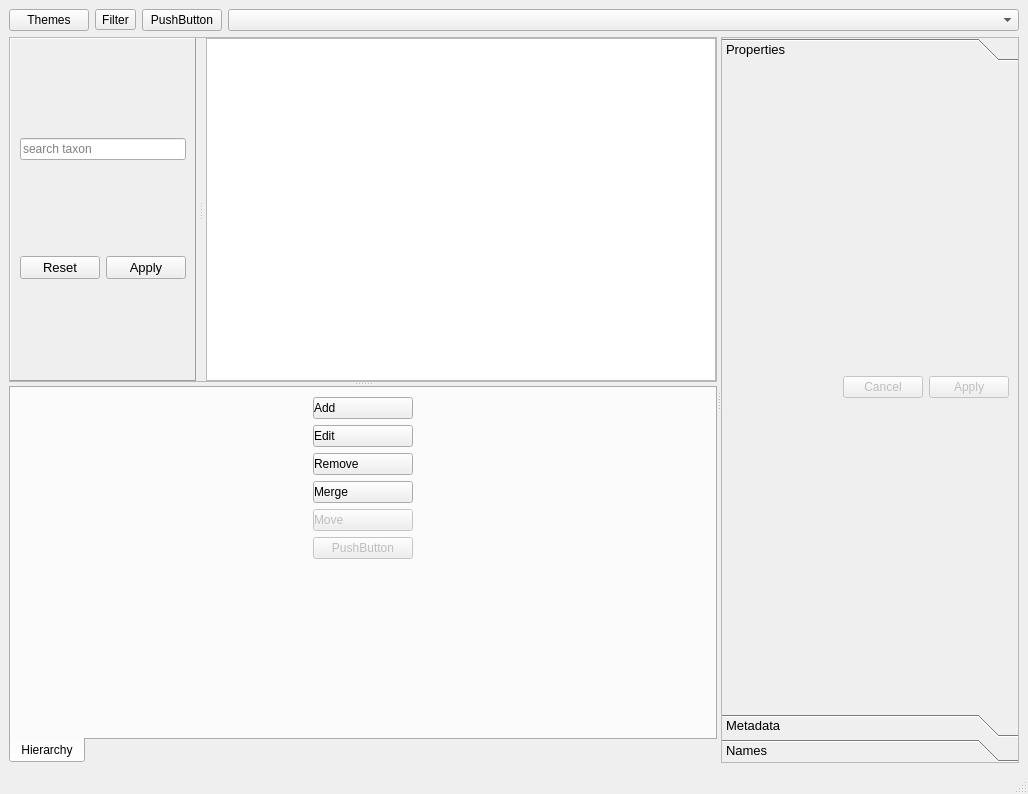
<?xml version="1.0" encoding="UTF-8"?>
<ui version="4.0">
 <class>MainWindow</class>
 <widget class="QMainWindow" name="MainWindow">
  <property name="geometry">
   <rect>
    <x>0</x>
    <y>0</y>
    <width>1028</width>
    <height>794</height>
   </rect>
  </property>
  <property name="sizePolicy">
   <sizepolicy hsizetype="Expanding" vsizetype="Expanding">
    <horstretch>0</horstretch>
    <verstretch>0</verstretch>
   </sizepolicy>
  </property>
  <property name="windowTitle">
   <string>Taxonomy manager</string>
  </property>
  <property name="windowIcon">
   <iconset>
    <normaloff>icons/x-nomen.png</normaloff>icons/x-nomen.png</iconset>
  </property>
  <property name="autoFillBackground">
   <bool>false</bool>
  </property>
  <property name="styleSheet">
   <string notr="true"/>
  </property>
  <widget class="QWidget" name="centralwidget">
   <property name="sizePolicy">
    <sizepolicy hsizetype="Expanding" vsizetype="Expanding">
     <horstretch>0</horstretch>
     <verstretch>0</verstretch>
    </sizepolicy>
   </property>
   <property name="minimumSize">
    <size>
     <width>0</width>
     <height>0</height>
    </size>
   </property>
   <layout class="QGridLayout" name="gridLayout">
    <item row="0" column="0">
     <layout class="QHBoxLayout" name="horizontalLayout">
      <item>
       <widget class="QPushButton" name="button_themes">
        <property name="maximumSize">
         <size>
          <width>100</width>
          <height>16777215</height>
         </size>
        </property>
        <property name="text">
         <string>Themes</string>
        </property>
       </widget>
      </item>
      <item>
       <widget class="QToolButton" name="button_showFilter">
        <property name="text">
         <string>Filter</string>
        </property>
        <property name="checkable">
         <bool>true</bool>
        </property>
       </widget>
      </item>
      <item>
       <widget class="QPushButton" name="button_rankGroup">
        <property name="text">
         <string>PushButton</string>
        </property>
       </widget>
      </item>
      <item>
       <widget class="QComboBox" name="combo_taxa">
        <property name="sizePolicy">
         <sizepolicy hsizetype="Expanding" vsizetype="Fixed">
          <horstretch>0</horstretch>
          <verstretch>0</verstretch>
         </sizepolicy>
        </property>
        <property name="minimumSize">
         <size>
          <width>150</width>
          <height>0</height>
         </size>
        </property>
        <property name="accessibleDescription">
         <string/>
        </property>
        <property name="autoFillBackground">
         <bool>false</bool>
        </property>
        <property name="frame">
         <bool>true</bool>
        </property>
       </widget>
      </item>
     </layout>
    </item>
    <item row="2" column="0">
     <widget class="QSplitter" name="splitter_3">
      <property name="orientation">
       <enum>Qt::Horizontal</enum>
      </property>
      <widget class="QSplitter" name="splitter_2">
       <property name="orientation">
        <enum>Qt::Vertical</enum>
       </property>
       <widget class="QSplitter" name="splitter">
        <property name="sizePolicy">
         <sizepolicy hsizetype="Preferred" vsizetype="Preferred">
          <horstretch>1</horstretch>
          <verstretch>0</verstretch>
         </sizepolicy>
        </property>
        <property name="frameShape">
         <enum>QFrame::StyledPanel</enum>
        </property>
        <property name="orientation">
         <enum>Qt::Horizontal</enum>
        </property>
        <property name="opaqueResize">
         <bool>true</bool>
        </property>
        <property name="handleWidth">
         <number>10</number>
        </property>
        <widget class="QFrame" name="frame_filter">
         <property name="frameShape">
          <enum>QFrame::Panel</enum>
         </property>
         <property name="frameShadow">
          <enum>QFrame::Raised</enum>
         </property>
         <layout class="QVBoxLayout" name="verticalLayout">
          <item>
           <widget class="QLineEdit" name="lineEdit_searchtaxon">
            <property name="maximumSize">
             <size>
              <width>270</width>
              <height>16777215</height>
             </size>
            </property>
            <property name="placeholderText">
             <string>search taxon</string>
            </property>
           </widget>
          </item>
          <item>
           <widget class="QDialogButtonBox" name="buttonBox_filter">
            <property name="font">
             <font>
              <pointsize>10</pointsize>
             </font>
            </property>
            <property name="orientation">
             <enum>Qt::Horizontal</enum>
            </property>
            <property name="standardButtons">
             <set>QDialogButtonBox::Apply|QDialogButtonBox::Reset</set>
            </property>
            <property name="centerButtons">
             <bool>false</bool>
            </property>
           </widget>
          </item>
         </layout>
        </widget>
        <widget class="QTreeView" name="main_treeView">
         <property name="sizePolicy">
          <sizepolicy hsizetype="Expanding" vsizetype="Expanding">
           <horstretch>1</horstretch>
           <verstretch>0</verstretch>
          </sizepolicy>
         </property>
         <property name="minimumSize">
          <size>
           <width>300</width>
           <height>300</height>
          </size>
         </property>
         <property name="editTriggers">
          <set>QAbstractItemView::NoEditTriggers</set>
         </property>
         <property name="sortingEnabled">
          <bool>true</bool>
         </property>
         <property name="animated">
          <bool>false</bool>
         </property>
        </widget>
       </widget>
       <widget class="QTabWidget" name="tab_data">
        <property name="sizePolicy">
         <sizepolicy hsizetype="Preferred" vsizetype="Preferred">
          <horstretch>2</horstretch>
          <verstretch>0</verstretch>
         </sizepolicy>
        </property>
        <property name="minimumSize">
         <size>
          <width>0</width>
          <height>200</height>
         </size>
        </property>
        <property name="tabPosition">
         <enum>QTabWidget::South</enum>
        </property>
        <property name="tabShape">
         <enum>QTabWidget::Rounded</enum>
        </property>
        <property name="currentIndex">
         <number>0</number>
        </property>
        <property name="elideMode">
         <enum>Qt::ElideNone</enum>
        </property>
        <widget class="QWidget" name="tab_hierarchy">
         <attribute name="title">
          <string>Hierarchy</string>
         </attribute>
         <layout class="QGridLayout" name="gridLayout_7">
          <item row="1" column="0">
           <layout class="QHBoxLayout" name="trView_hierarchy_Layout">
            <item>
             <layout class="QVBoxLayout" name="verticalLayout_3">
              <property name="sizeConstraint">
               <enum>QLayout::SetMinimumSize</enum>
              </property>
              <item>
               <widget class="QPushButton" name="button_addNames">
                <property name="maximumSize">
                 <size>
                  <width>100</width>
                  <height>16777215</height>
                 </size>
                </property>
                <property name="styleSheet">
                 <string notr="true">text-align: left;</string>
                </property>
                <property name="text">
                 <string>Add</string>
                </property>
                <property name="icon">
                 <iconset>
                  <normaloff>../icons/add.png</normaloff>../icons/add.png</iconset>
                </property>
                <property name="iconSize">
                 <size>
                  <width>18</width>
                  <height>18</height>
                 </size>
                </property>
               </widget>
              </item>
              <item>
               <widget class="QPushButton" name="button_editNames">
                <property name="maximumSize">
                 <size>
                  <width>100</width>
                  <height>16777215</height>
                 </size>
                </property>
                <property name="styleSheet">
                 <string notr="true">text-align: left;</string>
                </property>
                <property name="text">
                 <string>Edit</string>
                </property>
                <property name="icon">
                 <iconset>
                  <normaloff>../icons/editing.png</normaloff>../icons/editing.png</iconset>
                </property>
                <property name="iconSize">
                 <size>
                  <width>18</width>
                  <height>18</height>
                 </size>
                </property>
               </widget>
              </item>
              <item>
               <widget class="QPushButton" name="button_delNames">
                <property name="maximumSize">
                 <size>
                  <width>100</width>
                  <height>16777215</height>
                 </size>
                </property>
                <property name="styleSheet">
                 <string notr="true">text-align: left;</string>
                </property>
                <property name="text">
                 <string>Remove</string>
                </property>
                <property name="icon">
                 <iconset>
                  <normaloff>../icons/remove.png</normaloff>../icons/remove.png</iconset>
                </property>
                <property name="iconSize">
                 <size>
                  <width>18</width>
                  <height>18</height>
                 </size>
                </property>
               </widget>
              </item>
              <item>
               <widget class="QPushButton" name="button_MergeNames">
                <property name="maximumSize">
                 <size>
                  <width>100</width>
                  <height>16777215</height>
                 </size>
                </property>
                <property name="styleSheet">
                 <string notr="true">text-align: left;</string>
                </property>
                <property name="text">
                 <string>Merge</string>
                </property>
                <property name="icon">
                 <iconset>
                  <normaloff>../icons/merge.png</normaloff>../icons/merge.png</iconset>
                </property>
                <property name="iconSize">
                 <size>
                  <width>18</width>
                  <height>18</height>
                 </size>
                </property>
               </widget>
              </item>
              <item>
               <widget class="QPushButton" name="pushButtonMoveChilds">
                <property name="enabled">
                 <bool>false</bool>
                </property>
                <property name="maximumSize">
                 <size>
                  <width>100</width>
                  <height>16777215</height>
                 </size>
                </property>
                <property name="styleSheet">
                 <string notr="true">text-align: left;</string>
                </property>
                <property name="text">
                 <string>Move</string>
                </property>
                <property name="icon">
                 <iconset>
                  <normaloff>icons/move.png</normaloff>icons/move.png</iconset>
                </property>
                <property name="iconSize">
                 <size>
                  <width>18</width>
                  <height>18</height>
                 </size>
                </property>
               </widget>
              </item>
              <item>
               <widget class="QPushButton" name="pushButton">
                <property name="enabled">
                 <bool>false</bool>
                </property>
                <property name="maximumSize">
                 <size>
                  <width>100</width>
                  <height>100</height>
                 </size>
                </property>
                <property name="text">
                 <string>PushButton</string>
                </property>
               </widget>
              </item>
              <item>
               <spacer name="verticalSpacer_3">
                <property name="orientation">
                 <enum>Qt::Vertical</enum>
                </property>
                <property name="sizeType">
                 <enum>QSizePolicy::Expanding</enum>
                </property>
                <property name="sizeHint" stdset="0">
                 <size>
                  <width>20</width>
                  <height>0</height>
                 </size>
                </property>
               </spacer>
              </item>
             </layout>
            </item>
           </layout>
          </item>
         </layout>
        </widget>
       </widget>
      </widget>
      <widget class="QToolBox" name="toolBox">
       <property name="sizePolicy">
        <sizepolicy hsizetype="Preferred" vsizetype="Expanding">
         <horstretch>0</horstretch>
         <verstretch>1</verstretch>
        </sizepolicy>
       </property>
       <property name="font">
        <font>
         <pointsize>10</pointsize>
        </font>
       </property>
       <property name="frameShape">
        <enum>QFrame::StyledPanel</enum>
       </property>
       <property name="currentIndex">
        <number>0</number>
       </property>
       <property name="tabSpacing">
        <number>2</number>
       </property>
       <widget class="QWidget" name="properties">
        <property name="geometry">
         <rect>
          <x>0</x>
          <y>0</y>
          <width>287</width>
          <height>421</height>
         </rect>
        </property>
        <attribute name="label">
         <string>Properties</string>
        </attribute>
        <layout class="QVBoxLayout" name="verticalLayout_2">
         <item>
          <widget class="QDialogButtonBox" name="buttonBox_identity">
           <property name="enabled">
            <bool>false</bool>
           </property>
           <property name="font">
            <font>
             <family>Ubuntu</family>
             <pointsize>9</pointsize>
             <weight>50</weight>
             <italic>false</italic>
             <bold>false</bold>
            </font>
           </property>
           <property name="styleSheet">
            <string notr="true"/>
           </property>
           <property name="orientation">
            <enum>Qt::Horizontal</enum>
           </property>
           <property name="standardButtons">
            <set>QDialogButtonBox::Apply|QDialogButtonBox::Cancel</set>
           </property>
           <property name="centerButtons">
            <bool>false</bool>
           </property>
          </widget>
         </item>
        </layout>
       </widget>
       <widget class="QWidget" name="page_2">
        <property name="geometry">
         <rect>
          <x>0</x>
          <y>0</y>
          <width>287</width>
          <height>421</height>
         </rect>
        </property>
        <attribute name="label">
         <string>Metadata</string>
        </attribute>
        <layout class="QVBoxLayout" name="verticalLayout_4">
         <item>
          <widget class="QDialogButtonBox" name="buttonBox_metadata">
           <property name="font">
            <font>
             <pointsize>9</pointsize>
            </font>
           </property>
           <property name="styleSheet">
            <string notr="true"/>
           </property>
           <property name="standardButtons">
            <set>QDialogButtonBox::Reset</set>
           </property>
          </widget>
         </item>
        </layout>
       </widget>
       <widget class="QWidget" name="page_3">
        <property name="geometry">
         <rect>
          <x>0</x>
          <y>0</y>
          <width>287</width>
          <height>421</height>
         </rect>
        </property>
        <attribute name="label">
         <string>Names</string>
        </attribute>
        <layout class="QVBoxLayout" name="verticalLayout_5">
         <item>
          <layout class="QHBoxLayout" name="horizontalLayout_3">
           <property name="sizeConstraint">
            <enum>QLayout::SetMinimumSize</enum>
           </property>
           <item>
            <widget class="QPushButton" name="pushButtonAdd">
             <property name="text">
              <string>Add</string>
             </property>
             <property name="icon">
              <iconset>
               <normaloff>../icons/plus.png</normaloff>../icons/plus.png</iconset>
             </property>
             <property name="iconSize">
              <size>
               <width>16</width>
               <height>16</height>
              </size>
             </property>
             <property name="checkable">
              <bool>false</bool>
             </property>
             <property name="checked">
              <bool>false</bool>
             </property>
             <property name="autoDefault">
              <bool>false</bool>
             </property>
             <property name="flat">
              <bool>false</bool>
             </property>
            </widget>
           </item>
           <item>
            <widget class="QPushButton" name="pushButtonEdit">
             <property name="sizePolicy">
              <sizepolicy hsizetype="Minimum" vsizetype="Fixed">
               <horstretch>0</horstretch>
               <verstretch>0</verstretch>
              </sizepolicy>
             </property>
             <property name="text">
              <string>Edit</string>
             </property>
             <property name="icon">
              <iconset>
               <normaloff>../icons/pen.png</normaloff>../icons/pen.png</iconset>
             </property>
             <property name="iconSize">
              <size>
               <width>16</width>
               <height>16</height>
              </size>
             </property>
            </widget>
           </item>
           <item>
            <widget class="QPushButton" name="pushButtonDel">
             <property name="text">
              <string>Remove</string>
             </property>
             <property name="icon">
              <iconset>
               <normaloff>../icons/delete.png</normaloff>../icons/delete.png</iconset>
             </property>
             <property name="iconSize">
              <size>
               <width>16</width>
               <height>16</height>
              </size>
             </property>
            </widget>
           </item>
          </layout>
         </item>
        </layout>
       </widget>
      </widget>
     </widget>
    </item>
   </layout>
  </widget>
  <widget class="QMenuBar" name="menubar">
   <property name="geometry">
    <rect>
     <x>0</x>
     <y>0</y>
     <width>1028</width>
     <height>24</height>
    </rect>
   </property>
   <property name="sizePolicy">
    <sizepolicy hsizetype="MinimumExpanding" vsizetype="Maximum">
     <horstretch>0</horstretch>
     <verstretch>0</verstretch>
    </sizepolicy>
   </property>
  </widget>
  <widget class="QStatusBar" name="statusbar">
   <property name="sizePolicy">
    <sizepolicy hsizetype="Preferred" vsizetype="Maximum">
     <horstretch>0</horstretch>
     <verstretch>0</verstretch>
    </sizepolicy>
   </property>
  </widget>
  <action name="actionNouveau">
   <property name="text">
    <string>Nouveau</string>
   </property>
  </action>
  <action name="actionEnregistrer">
   <property name="text">
    <string>Enregistrer</string>
   </property>
  </action>
  <action name="actionAdaptic">
   <property name="text">
    <string>Adaptic</string>
   </property>
  </action>
  <action name="actionCombinear">
   <property name="text">
    <string>Combinear</string>
   </property>
  </action>
  <action name="actionDiffnes">
   <property name="text">
    <string>Diffnes</string>
   </property>
  </action>
  <action name="actionLightstyle">
   <property name="text">
    <string>Lightstyle</string>
   </property>
  </action>
  <action name="actionObit">
   <property name="text">
    <string>Obit</string>
   </property>
  </action>
 </widget>
 <resources/>
 <connections/>
</ui>
